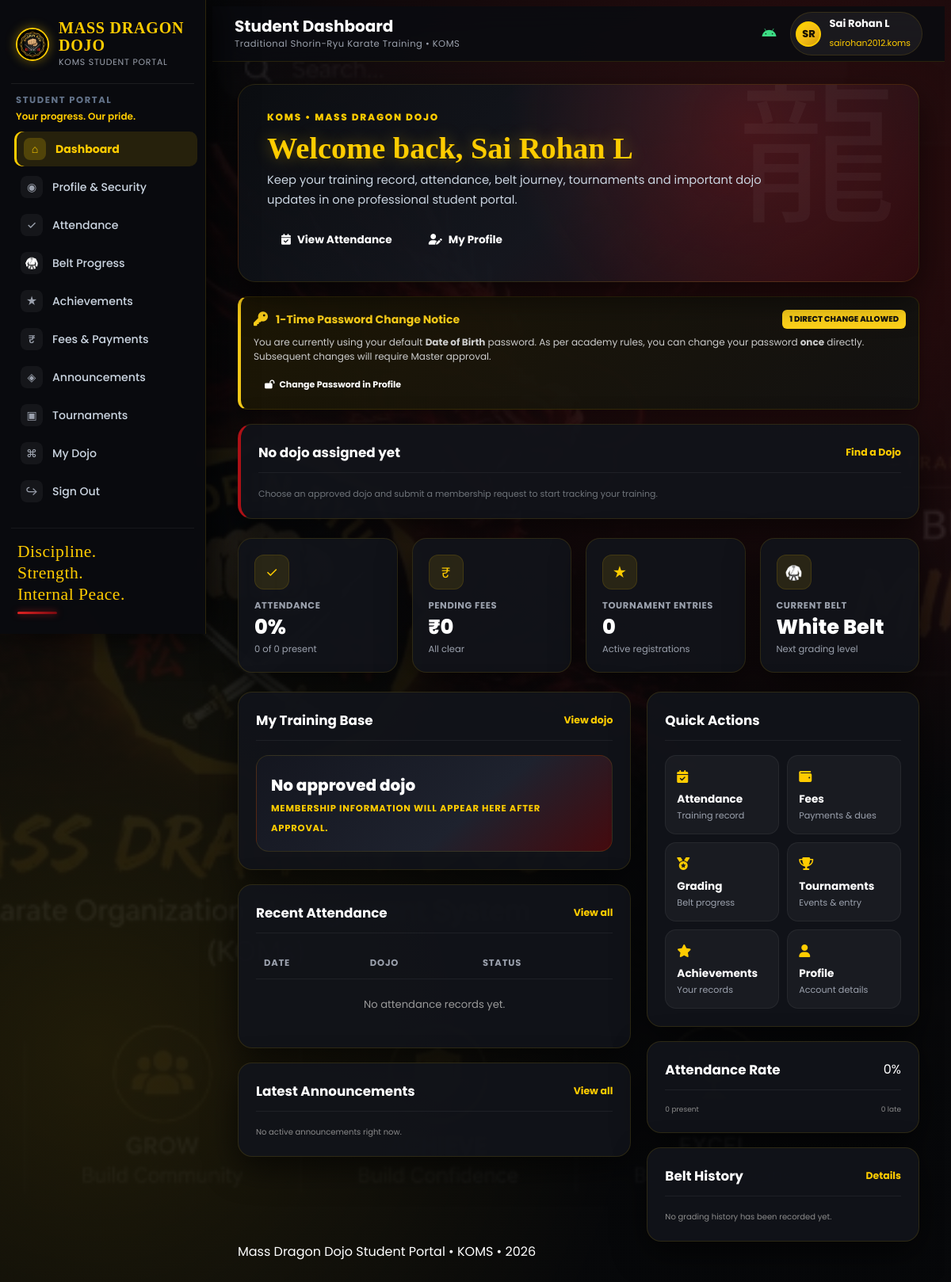
/student/dashboard.php (signed in), run on the app's committed database.
### tables this page shows
CREATE TABLE IF NOT EXISTS users (
    id INT AUTO_INCREMENT PRIMARY KEY,
    member_id VARCHAR(100) UNIQUE NULL,
    first_name VARCHAR(100) NOT NULL,
    last_name VARCHAR(100) NOT NULL,
    email VARCHAR(150) UNIQUE NOT NULL,
    password_hash VARCHAR(255) NOT NULL,
    role ENUM('super_admin', 'master', 'senior', 'student') NOT NULL,
    dob DATE,
    gender ENUM('male', 'female', 'other'),
    blood_group VARCHAR(30) NULL,
    father_name VARCHAR(150) NULL,
    mother_name VARCHAR(150) NULL,
    phone VARCHAR(20),
    alternate_phone VARCHAR(20) NULL,
    date_of_joining DATE NULL,
    address TEXT,
    emergency_contact VARCHAR(100),
    profile_photo VARCHAR(255),
    status ENUM('active', 'inactive') DEFAULT 'active',
    must_change_password TINYINT(1) NOT NULL DEFAULT 1,
    password_change_count INT NOT NULL DEFAULT 0,
    created_at TIMESTAMP DEFAULT CURRENT_TIMESTAMP,
    updated_at TIMESTAMP DEFAULT CURRENT_TIMESTAMP ON UPDATE CURRENT_TIMESTAMP
);

### student/dashboard.php (the view, shortened to what the rows shown need)
<?php
require_once '../config/database.php';
$user_id = (int)($_SESSION['user_id'] ?? 0);
$user_stmt = $pdo->prepare("SELECT id, member_id, first_name, last_name, email, dob, gender, phone, address, profile_photo, created_at, must_change_password, password_change_count FROM users WHERE id = ? LIMIT 1");
$user_stmt->execute([$user_id]);
$user = $user_stmt->fetch() ?: [];
$student_name = trim(($user['first_name'] ?? '') . ' ' . ($user['last_name'] ?? '')) ?: 'Student';
$student_id = !empty($user['member_id']) ? $user['member_id'] : ('MD-' . str_pad((string)$user_id, 5, '0', STR_PAD_LEFT));
$initials = strtoupper(substr($user['first_name'] ?? 'S', 0, 1) . substr($user['last_name'] ?? '', 0, 1));
function student_h($value) {
    return htmlspecialchars((string)$value, ENT_QUOTES, 'UTF-8');
}
?>
<!doctype html>
<html lang="en">
<head>
<link rel="stylesheet" href="https://cdnjs.cloudflare.com/ajax/libs/font-awesome/6.5.2/css/all.min.css">
<link rel="stylesheet" href="<?= APP_URL ?>/assets/css/student-portal.css?v=1">
</head>
<body>
<div class="student-portal">
    <aside class="sp-sidebar" id="studentSidebar">
        <div class="sp-heading">
            <h1>Student Portal</h1>
        </div>
    </aside>
    <main class="sp-main">
        <header class="sp-topbar">
            <div class="sp-top-left">
                <div class="sp-title">
                    <h2>Student Dashboard</h2>
                </div>
            </div>
            <div class="sp-top-right">
                <div class="sp-user">
                    <div class="sp-avatar"><?= student_h($initials ?: 'S') ?></div>
                    <div>
                        <b><?= student_h($student_name) ?></b>
                        <span><?= student_h($student_id) ?></span>
                    </div>
                </div>
            </div>
        </header>
        <section class="sp-content">
            <section class="sp-hero">
                <div class="sp-kicker">KOMS • Mass Dragon Dojo</div>
                <h1>Welcome back, <?= student_h($student_name) ?></h1>
                <p>Keep your training record, attendance, belt journey, tournaments and important dojo updates in one professional student portal.</p>
                <div class="sp-hero-actions">
                    <a class="sp-btn sp-btn-light" href="<?= APP_URL ?>/student/attendance.php"><i class="fa-solid fa-calendar-check"></i>View Attendance</a>
                    <a class="sp-btn sp-btn-dark" href="<?= APP_URL ?>/profile.php"><i class="fa-solid fa-user-pen"></i>My Profile</a>
                </div>
            </section>
            <section class="sp-grid">
                <div>
                    <div class="sp-panel" style="margin-top:18px;">
                        <div style="overflow:auto">
                            <table class="sp-table">
                                <thead><tr><th>Date</th><th>Dojo</th><th>Status</th></tr></thead>
                            </table>
                        </div>
                    </div>
                </div>
            </section>
        </section>
    </main>
</div>
</body>
</html>

### data on the page
users: student_h($initials ?: 'S') "SR", student_h($student_name) "Sai Rohan L", member "sairohan2012.koms"

### other printed values
$stat['icon'] "✓"
student_h($stat['label']) "ATTENDANCE"
student_h($stat['value']) "0%"
student_h($stat['note']) "0 of 0 present"
$stat['icon'] "₹"
student_h($stat['label']) "PENDING FEES"
student_h($stat['value']) "₹0"
student_h($stat['note']) "All clear"
$stat['icon'] "★"
student_h($stat['label']) "TOURNAMENT ENTRIES"
student_h($stat['value']) "0"
student_h($stat['note']) "Active registrations"
$stat['icon'] "🥋"
student_h($stat['label']) "CURRENT BELT"
student_h($stat['value']) "White Belt"
